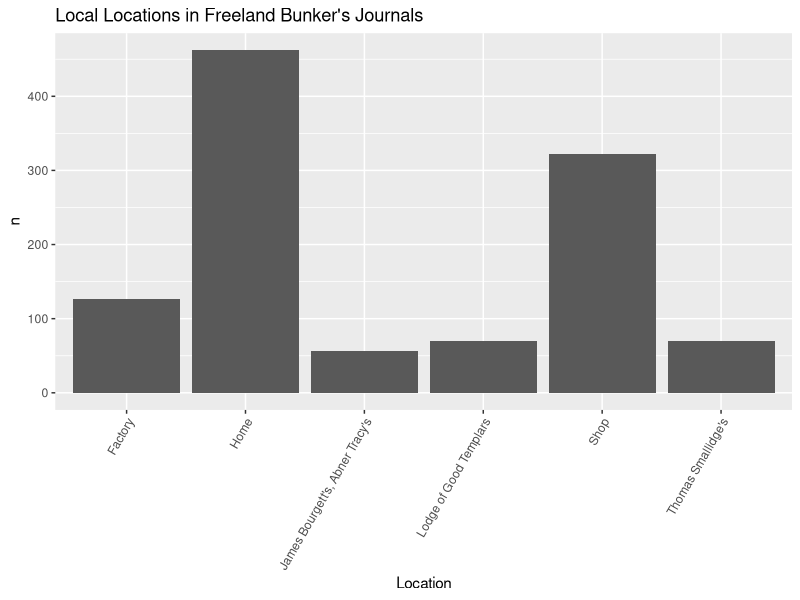
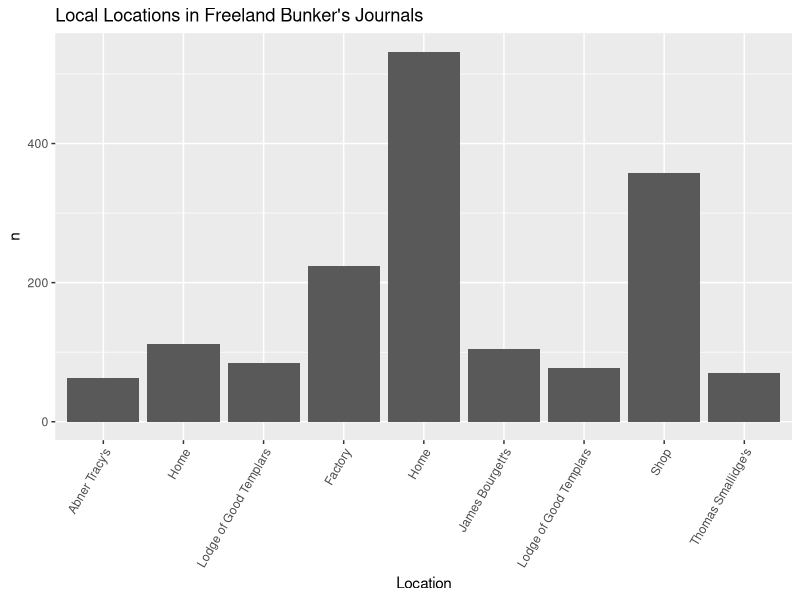
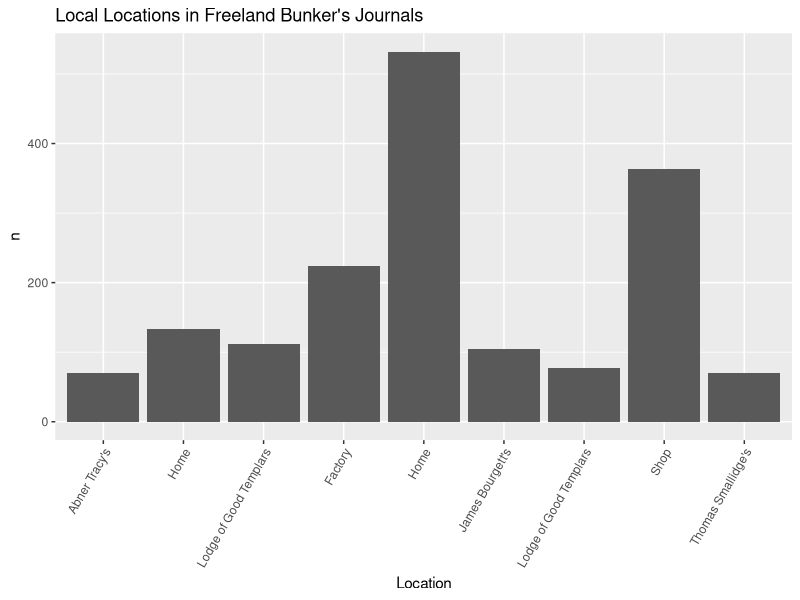

These figures' R source, in order: (Note: this script raises an error after producing the figures.)
## ---- chunk 1
install.packages(c("tidyverse", 
                   "tidytext",
                   "stopwords",
                   "widyr",
                   "tidygraph",
                   "tidylo",
                   "ggraph",
                   "wordcloud",
                   "dplyr"))
## ---- chunk 2
library(dplyr)
library(tidyverse)
library("magrittr") 
library(tidyverse)
library(tidytext)
## ---- chunk 3
library(readr)
journal_71_72 <- read_csv("Data_Sets/journal_1871_1872 - Sheet1 (1).csv")
journal_73 <- read_csv("Data_Sets/journal_1873 - Sheet1.csv")
journal_74 <- read_csv("Data_Sets/journal_1874 - Sheet1.csv")
journal_75 <- read_csv("Data_Sets/journal_1875 - Sheet1.csv")
journal_76 <- read_csv("Data_Sets/journal_1876 - Sheet1.csv")
journal_77 <- read_csv("Data_Sets/journal_1877 - Sheet1.csv")
journal_80 <- read_csv("Data_Sets/journal_1880 - Sheet1.csv")

## ---- chunk 4
journal_71_72$journal <- 1
journal_73$journal <- 2
journal_74$journal <- 3
journal_75$journal <- 4
journal_76$journal <- 5
journal_77$journal <- 6

journal_80$journal <- 9
## ---- chunk 5
journal_71_72 <- journal_71_72 %>%
  rename(transcription_accuracy = transcription)
## ---- chunk 6
journal_71_72 <-  journal_71_72 %>% mutate(across(.fns = as.character)) %>% type_convert()
journal_73 <-  journal_71_72 %>% mutate(across(.fns = as.character)) %>% type_convert()
journal_74 <-  journal_71_72 %>% mutate(across(.fns = as.character)) %>% type_convert()
journal_75 <-  journal_71_72 %>% mutate(across(.fns = as.character)) %>% type_convert()
journal_76 <-  journal_71_72 %>% mutate(across(.fns = as.character)) %>% type_convert()
journal_77 <-  journal_71_72 %>% mutate(across(.fns = as.character)) %>% type_convert()
journal_80 <-  journal_71_72 %>% mutate(across(.fns = as.character)) %>% type_convert()
## ---- chunk 7
journals <- dplyr::bind_rows(journal_71_72, journal_73, journal_74, journal_75, journal_76, journal_77, journal_80)
## ---- chunk 8
#View(journal_71_72)
#View(journal_73)
#View(journal_74)
#View(journal_75)
#View(journal_76)
#View(journal_77)
#View(journal_80)

View(journals)
## ---- chunk 9
journal_71_72 %>%
  select(location, local_place, date_mdy, journal)
## ---- chunk 10
(places <- journals %>%
    unnest_tokens(word, location) %>%
    count(journal, word, sort = TRUE))
## ---- chunk 11
(locals_places <- journals %>%
    count(local_place, sort = TRUE))
## ---- chunk 12
locals_places %>%
    filter(n > 50) %>%
    filter(n < 500) %>% #500 to get rid of NA (may change)
  ggplot(aes(x=local_place, y=n)) + 
   geom_bar(stat = "identity")+
    theme(axis.text.x = element_text(angle = 60, hjust = 1))+
   labs(y = "n", x = "Location", title = "Local Locations in Freeland Bunker's Journals")
## ---- chunk 13
l_place <- journals %>%
  select(journal, local_place, location) %>%
  separate(local_place, c("place_1", "place_2"), sep = ",")

## ---- chunk 14
place_1 <- l_place %>%
    count(place_1, sort = TRUE) %>%
  rename(place = place_1)
place_2 <- l_place %>%
    count(place_2, sort = TRUE) %>%
  rename(place = place_2)

place_count <- dplyr::bind_rows(place_1, place_2)

## ---- chunk 15
place_count %>%
    filter(n > 50) %>%
    filter(n < 700) %>% #700 to get rid of NA (may change)
  ggplot(aes(x=place, y=n)) + 
   geom_bar(stat = "identity")+
    theme(axis.text.x = element_text(angle = 60, hjust = 1))+
   labs(y = "n", x = "Location", title = "Local Locations in Freeland Bunker's Journals")
## ---- chunk 16
loc_place <- journals %>%
  select(journal, local_place, location) %>%
  separate(local_place, c("place_1", "place_2", "place_3", "place_4"), sep = ",")
## ---- chunk 17
loc_1 <- loc_place %>%
  select(place_1) %>%
  rename(place = place_1)
loc_2 <- loc_place %>%
  select(place_2) %>%
  rename(place = place_2)
loc_3 <- loc_place %>%
  select(place_3) %>%
  rename(place = place_3)
loc_4 <- loc_place %>%
  select(place_4) %>%
  rename(place = place_4)

loc_count <- dplyr::bind_rows(loc_1, loc_2, loc_3, loc_4)
## ---- chunk 18
loc_count_1 <- loc_count %>%
    count(place, sort = TRUE)
## ---- chunk 19
loc_count_1 %>%
    filter(n > 50) %>%
    filter(n < 700) %>% #700 to get rid of NA (may change)
  ggplot(aes(x=place, y=n)) + 
   geom_bar(stat = "identity")+
    theme(axis.text.x = element_text(angle = 60, hjust = 1))+
   labs(y = "n", x = "Location", title = "Local Locations in Freeland Bunker's Journals")
## ---- chunk 20
(local_frequency <- journals %>%
    unnest_tokens(bigram, local_place, token = "ngrams", n = 2) %>% 
    drop_na(bigram) %>%
    select(bigram, location, date_mdy, journal))
## ---- chunk 21
bigram_counts <- local_frequency %>%
    separate(bigram, c("word1", "word2"), sep = " ") %>%
    filter(!word1 %in% stop_words$word,
           !word2 %in% stop_words$word) %>%
    count(word1, word2, sort = TRUE)

print(bigram_counts)
## ---- chunk 22
locals_places %>% mutate(as.numeric(n)) %>% type_convert()

locals_places %>%
  group_by(journal) %>%
    filter(n > 10) %>%
  #  filter(word != NA) %>%
  ggplot(aes(x=word, y=n)) + 
   geom_bar(stat = "identity")+
   facet_wrap(vars(journal))+
    theme(axis.text.x = element_text(angle = 60, hjust = 1))+
   labs(y = "n", x = "Location", title = "Local Locations in Freeland Bunker's Journals")
## ---- chunk 23
journal_tf_idf <- places %>%
    bind_tf_idf(word, journal, n) 
## ---- chunk 24
journal_tf_idf %>%
    group_by(journal) %>%
    slice_max(tf_idf, n = 10) %>%
    ggplot(aes(tf_idf, fct_reorder(word, tf_idf), fill = journal)) +
    geom_col(show.legend = FALSE) +
    facet_wrap(vars(journal), scales = "free") +
    scale_x_continuous(expand = c(0,0)) +
    labs(y = NULL, x = "tf-idf", title = "Highest tf-idf Locations in Freeland Bunker's Journals")
